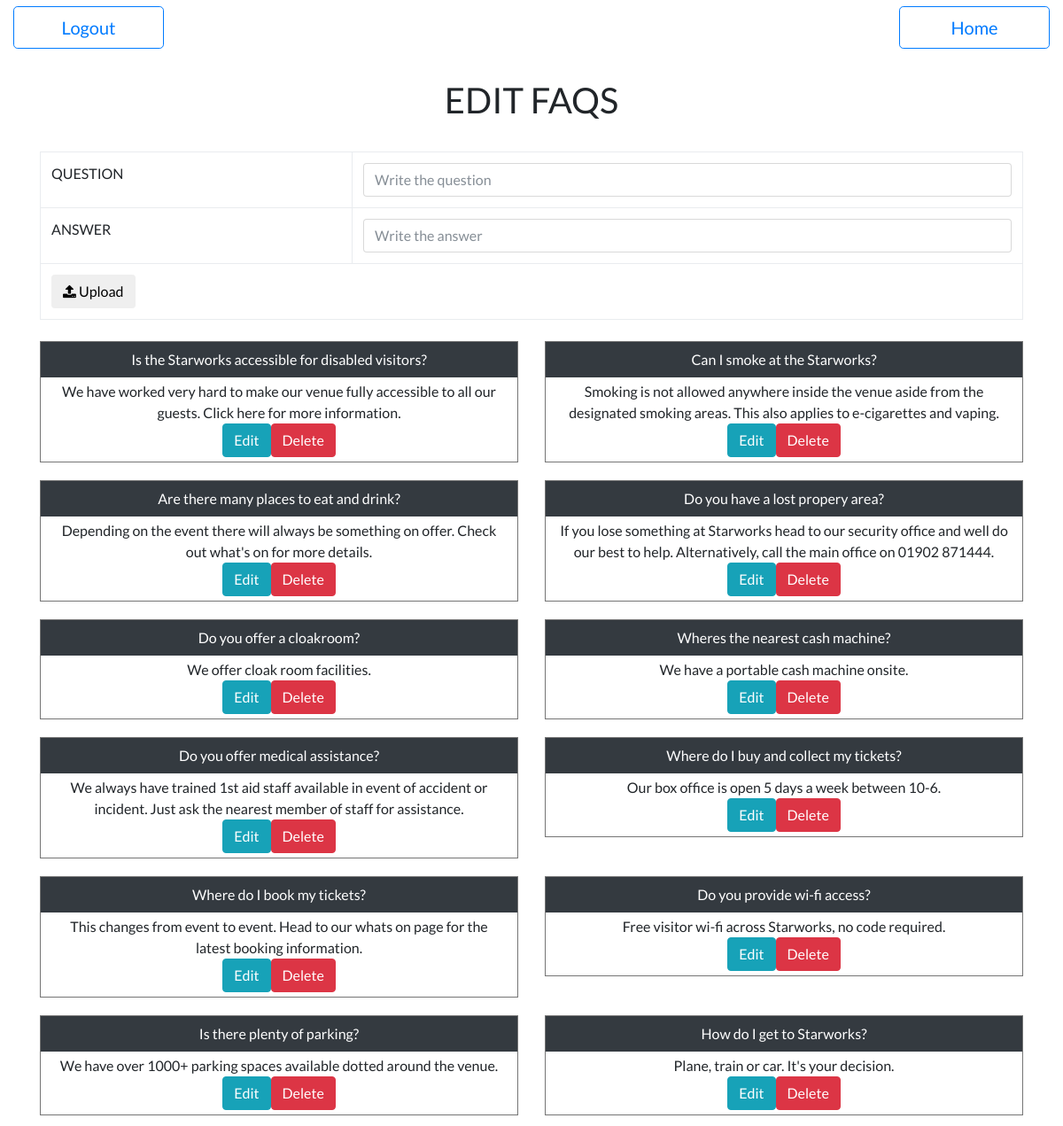
Page /panel/edit-faqs.php (signed in) on the committed database.
### tables this page shows
CREATE TABLE `faq` (
  `id` int(11) NOT NULL,
  `question` varchar(255) NOT NULL,
  `answer` varchar(255) NOT NULL
);

### panel/functions-faqs.php (the view, shortened to what this page needs)
<?php
    function getFaqsEdit(){
        global $connect;
        $result = mysqli_query($connect, "SELECT * FROM faq ORDER BY id DESC");
        if (mysqli_num_rows($result) > 0) {
            while ($row = mysqli_fetch_array($result)) {
                populateFaqDiv($row['id'], $row['question'], $row['answer']);
            }
        }else{
            emptyDiv();
        }
    }
    function populateFaqDiv($id, $question, $answer){
        echo "<div class='col-12 col-md-6 py-2'>";
            echo "<div id='$id' class='mb-1 bordered'>";
                echo "<div class='col-12 bg-dark text-white py-2 px-4 mb-1 faqQuestion'>".
                        "$question".
                     "</div>";
                echo "<div class='col-12'><p class='m-0'>$answer</p></div>";
                echo "<a class='btn btn-info edit' href='?edit_id=$id'>Edit</a>";
                echo "<a class='btn btn-danger remove' href='?delete_id=$id'>Delete</a>";
            echo "</div>";
        echo "</div>";
    }
?>

### panel/panel-style.css (style rules this page uses)
*:not(.fa) { font-family: 'Lato', sans-serif !important; }
.bordered { border: 1px solid #757575; padding-bottom: 5px; }

### rows in the picture
faq: question "Is the Starworks accessible for disabled visitors?", answer "We have worked very hard to make our venue fully accessible to all our guests. Click here for more information."
faq: question "Can I smoke at the Starworks?", answer "Smoking is not allowed anywhere inside the venue aside from the designated smoking areas. This also applies to e-cigarettes and vaping."
faq: question "Are there many places to eat and drink?", answer "Depending on the event there will always be something on offer. Check out what's on for more details."
faq: question "Do you have a lost propery area?", answer "If you lose something at Starworks head to our security office and well do our best to help. Alternatively, call the main office on 01902 871444."
faq: question "Do you offer a cloakroom?", answer "We offer cloak room facilities."
faq: question "Wheres the nearest cash machine?", answer "We have a portable cash machine onsite."
faq: question "Do you offer medical assistance?", answer "We always have trained 1st aid staff available in event of accident or incident. Just ask the nearest member of staff for assistance."
faq: question "Where do I buy and collect my tickets?", answer "Our box office is open 5 days a week between 10-6."
faq: question "Where do I book my tickets?", answer "This changes from event to event. Head to our whats on page for the latest booking information."
faq: question "Do you provide wi-fi access?", answer "Free visitor wi-fi across Starworks, no code required."
faq: question "Is there plenty of parking?", answer "We have over 1000+ parking spaces available dotted around the venue."
faq: question "How do I get to Starworks?", answer "Plane, train or car. It's your decision."
